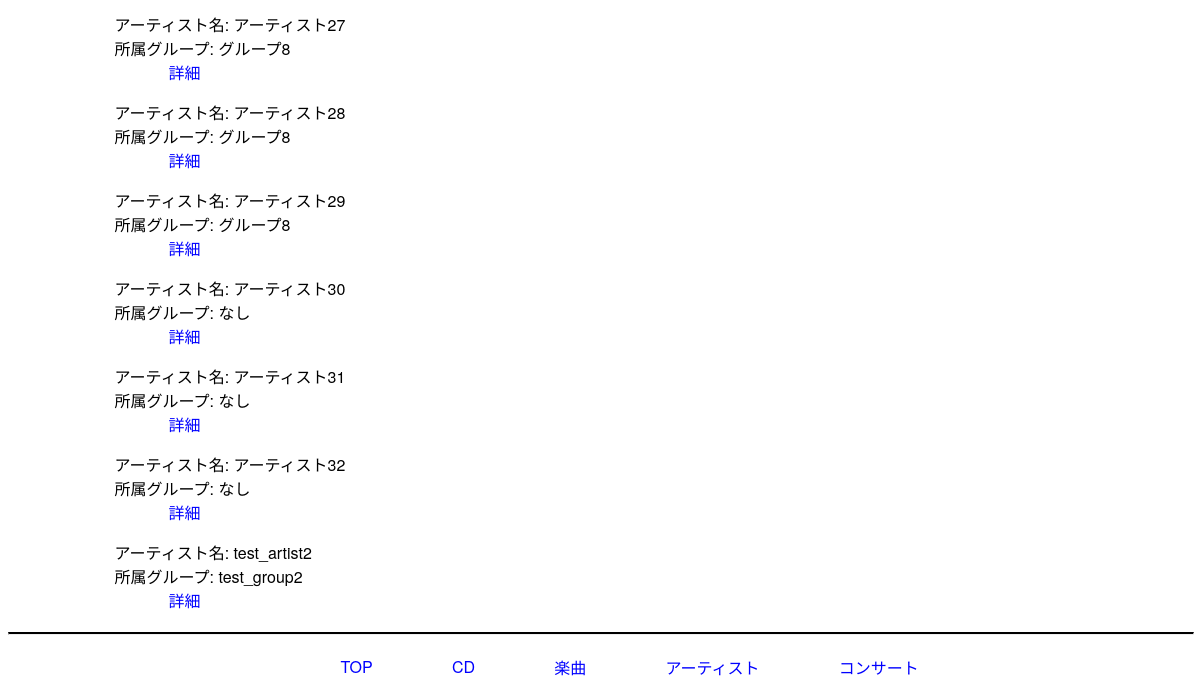
Page /artists (lower part) on the earlier database version.
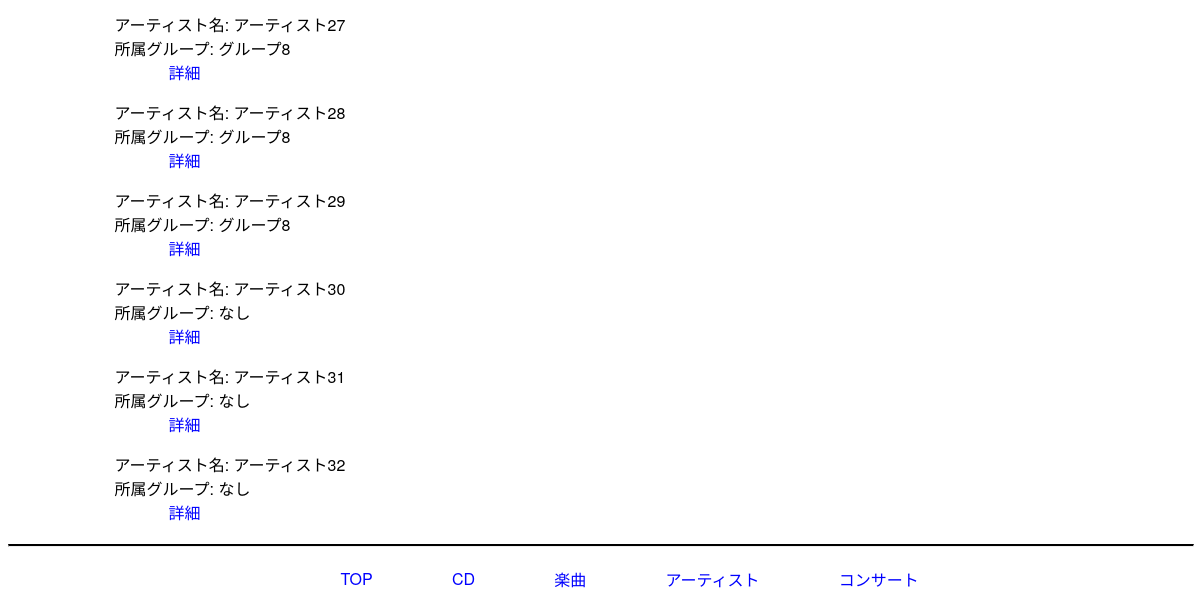
Same page on the later database version.
### tables this page shows
CREATE TABLE artists (
	id INTEGER,
	name VARCHAR,
	group_name VARCHAR, 
	PRIMARY KEY (id)
);

### app.py (the view)
@app.route('/artists')
def artists() -> str:
    cur = get_db().cursor()
    artists = cur.execute('SELECT * FROM artists').fetchall()
    return render_template('artists.html', artists=artists)

### app.py (called while the page is built)
def get_db() -> sqlite3.Connection:
    db = getattr(g, '_database', None)
    if db is None:
        db = g._database = sqlite3.connect(DATABASE)
        db.execute('PRAGMA foreign_keys = ON')  # 外部キー制約を有効化
        db.row_factory = sqlite3.Row  # カラム名でアクセスできるよう設定変更
    return db

@app.teardown_appcontext
def close_connection(exception: Optional[BaseException]) -> None:
    db = getattr(g, '_database', None)
    if db is not None:
        db.close()

### templates/artists.html (shortened to what this page needs)
<html lang="ja">
  <head>
    <link rel="stylesheet" href="{{ url_for('static', filename='style.css')}}"/>
  </head>
  <body>
      {% for artist in artists %}
        <p>
          アーティスト名: {{ artist.name or ''}}<br>
          所属グループ: {{ artist.group_name or 'なし'}}<br>
          <a href="{{ url_for('artist', id=artist.id) }}" >詳細</a>
        </p>
      {% endfor %}
  </body>
  <hr style="margin-top: 20px; margin-bottom: 20px; border-top: 2px solid black; width: 100%;">
  <footer style="display: flex; justify-content: center; gap: 20px; align-items: center; margin-top: 20px; margin-bottom: 20px;">
    <a href="{{url_for('index')}}">TOP</a>
    <a href="{{url_for('cds')}}">CD</a>
    <a href="{{url_for('songs')}}">楽曲</a>
    <a href="{{url_for('artists')}}">アーティスト</a>
    <a href="{{url_for('concerts')}}">コンサート</a>
  </footer>
</html>

Differences in the rows shown:
removed artists: name "test_artist2", group_name "test_group2"
